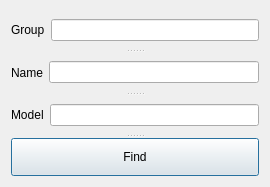
<?xml version="1.0" encoding="UTF-8"?>
<ui version="4.0">
 <class>DialogFindTask2</class>
 <widget class="QDialog" name="DialogFindTask2">
  <property name="geometry">
   <rect>
    <x>0</x>
    <y>0</y>
    <width>270</width>
    <height>187</height>
   </rect>
  </property>
  <property name="windowTitle">
   <string>Dialog</string>
  </property>
  <layout class="QVBoxLayout" name="verticalLayout">
   <item>
    <widget class="QSplitter" name="splitter">
     <property name="orientation">
      <enum>Qt::Vertical</enum>
     </property>
     <widget class="QWidget" name="horizontalLayoutWidget_3">
      <layout class="QHBoxLayout" name="horizontalLayout_3">
       <item>
        <widget class="QLabel" name="label_3">
         <property name="text">
          <string>Group</string>
         </property>
        </widget>
       </item>
       <item>
        <widget class="QLineEdit" name="lineEdit"/>
       </item>
      </layout>
     </widget>
     <widget class="QWidget" name="horizontalLayoutWidget">
      <layout class="QHBoxLayout" name="horizontalLayout">
       <item>
        <widget class="QLabel" name="label">
         <property name="text">
          <string>Name</string>
         </property>
        </widget>
       </item>
       <item>
        <widget class="QLineEdit" name="lineEdit_2"/>
       </item>
      </layout>
     </widget>
     <widget class="QWidget" name="horizontalLayoutWidget_2">
      <layout class="QHBoxLayout" name="horizontalLayout_2">
       <item>
        <widget class="QLabel" name="label_2">
         <property name="text">
          <string>Model</string>
         </property>
        </widget>
       </item>
       <item>
        <widget class="QLineEdit" name="lineEdit_3"/>
       </item>
      </layout>
     </widget>
     <widget class="QPushButton" name="pushButton">
      <property name="text">
       <string>Find</string>
      </property>
     </widget>
    </widget>
   </item>
  </layout>
 </widget>
 <resources/>
 <connections/>
</ui>
